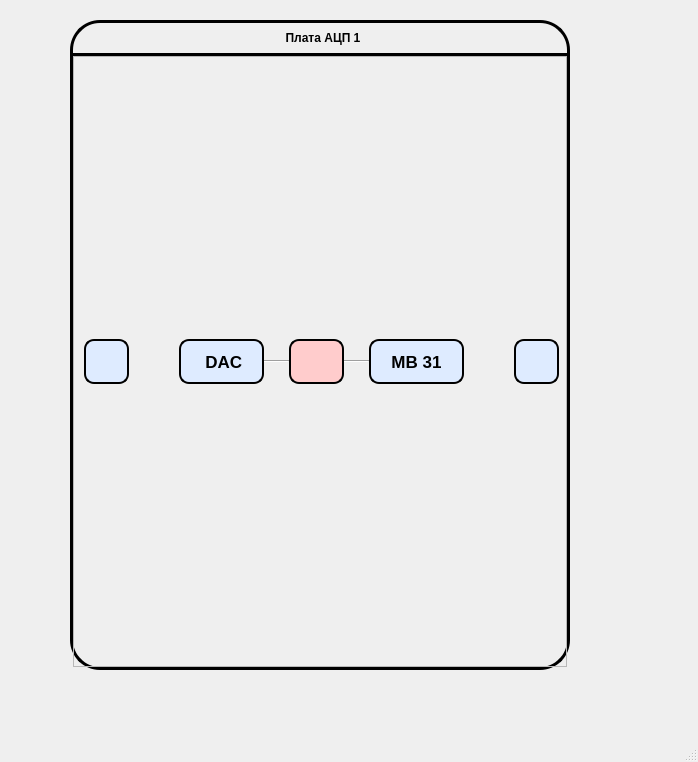
<?xml version="1.0" encoding="UTF-8"?>
<ui version="4.0">
 <class>MainWindow</class>
 <widget class="QMainWindow" name="MainWindow">
  <property name="geometry">
   <rect>
    <x>0</x>
    <y>0</y>
    <width>698</width>
    <height>762</height>
   </rect>
  </property>
  <property name="windowTitle">
   <string>MainWindow</string>
  </property>
  <widget class="QWidget" name="centralwidget">
   <widget class="QFrame" name="frame">
    <property name="geometry">
     <rect>
      <x>70</x>
      <y>20</y>
      <width>500</width>
      <height>650</height>
     </rect>
    </property>
    <property name="minimumSize">
     <size>
      <width>500</width>
      <height>650</height>
     </size>
    </property>
    <property name="maximumSize">
     <size>
      <width>500</width>
      <height>650</height>
     </size>
    </property>
    <property name="styleSheet">
     <string notr="true">#frame{
	border: 3px solid black;
	border-radius: 30px;
}</string>
    </property>
    <property name="frameShape">
     <enum>QFrame::StyledPanel</enum>
    </property>
    <property name="frameShadow">
     <enum>QFrame::Raised</enum>
    </property>
    <layout class="QVBoxLayout" name="verticalLayout_3">
     <property name="spacing">
      <number>0</number>
     </property>
     <property name="leftMargin">
      <number>0</number>
     </property>
     <property name="topMargin">
      <number>0</number>
     </property>
     <property name="rightMargin">
      <number>0</number>
     </property>
     <property name="bottomMargin">
      <number>0</number>
     </property>
     <item>
      <widget class="QFrame" name="frame_3">
       <property name="minimumSize">
        <size>
         <width>500</width>
         <height>0</height>
        </size>
       </property>
       <property name="maximumSize">
        <size>
         <width>500</width>
         <height>30</height>
        </size>
       </property>
       <property name="frameShape">
        <enum>QFrame::NoFrame</enum>
       </property>
       <property name="frameShadow">
        <enum>QFrame::Raised</enum>
       </property>
       <layout class="QVBoxLayout" name="verticalLayout">
        <property name="spacing">
         <number>0</number>
        </property>
        <property name="leftMargin">
         <number>0</number>
        </property>
        <property name="topMargin">
         <number>0</number>
        </property>
        <property name="rightMargin">
         <number>0</number>
        </property>
        <property name="bottomMargin">
         <number>0</number>
        </property>
        <item>
         <widget class="QLabel" name="label">
          <property name="sizePolicy">
           <sizepolicy hsizetype="Minimum" vsizetype="Minimum">
            <horstretch>0</horstretch>
            <verstretch>0</verstretch>
           </sizepolicy>
          </property>
          <property name="font">
           <font>
            <weight>75</weight>
            <bold>true</bold>
           </font>
          </property>
          <property name="text">
           <string>Плата АЦП 1</string>
          </property>
          <property name="alignment">
           <set>Qt::AlignCenter</set>
          </property>
         </widget>
        </item>
       </layout>
      </widget>
     </item>
     <item>
      <widget class="QFrame" name="frame_2">
       <property name="sizePolicy">
        <sizepolicy hsizetype="Preferred" vsizetype="Fixed">
         <horstretch>0</horstretch>
         <verstretch>0</verstretch>
        </sizepolicy>
       </property>
       <property name="minimumSize">
        <size>
         <width>500</width>
         <height>0</height>
        </size>
       </property>
       <property name="maximumSize">
        <size>
         <width>500</width>
         <height>16777215</height>
        </size>
       </property>
       <property name="autoFillBackground">
        <bool>false</bool>
       </property>
       <property name="styleSheet">
        <string notr="true">#frame_2{
	background-color: #000;
}</string>
       </property>
       <property name="frameShape">
        <enum>QFrame::HLine</enum>
       </property>
       <property name="frameShadow">
        <enum>QFrame::Raised</enum>
       </property>
       <property name="lineWidth">
        <number>3</number>
       </property>
      </widget>
     </item>
     <item>
      <widget class="QFrame" name="frame_5">
       <property name="frameShape">
        <enum>QFrame::StyledPanel</enum>
       </property>
       <property name="frameShadow">
        <enum>QFrame::Raised</enum>
       </property>
       <layout class="QVBoxLayout" name="verticalLayout_2">
        <property name="spacing">
         <number>0</number>
        </property>
        <property name="leftMargin">
         <number>0</number>
        </property>
        <property name="topMargin">
         <number>0</number>
        </property>
        <property name="rightMargin">
         <number>0</number>
        </property>
        <property name="bottomMargin">
         <number>0</number>
        </property>
        <item>
         <widget class="QFrame" name="frame_4">
          <property name="minimumSize">
           <size>
            <width>500</width>
            <height>55</height>
           </size>
          </property>
          <property name="maximumSize">
           <size>
            <width>16777215</width>
            <height>55</height>
           </size>
          </property>
          <property name="frameShape">
           <enum>QFrame::NoFrame</enum>
          </property>
          <property name="frameShadow">
           <enum>QFrame::Raised</enum>
          </property>
          <layout class="QHBoxLayout" name="horizontalLayout_16">
           <property name="spacing">
            <number>50</number>
           </property>
           <property name="leftMargin">
            <number>10</number>
           </property>
           <property name="topMargin">
            <number>0</number>
           </property>
           <property name="rightMargin">
            <number>15</number>
           </property>
           <property name="bottomMargin">
            <number>0</number>
           </property>
           <item>
            <widget class="QPushButton" name="pushButton">
             <property name="minimumSize">
              <size>
               <width>45</width>
               <height>45</height>
              </size>
             </property>
             <property name="maximumSize">
              <size>
               <width>45</width>
               <height>45</height>
              </size>
             </property>
             <property name="cursor">
              <cursorShape>PointingHandCursor</cursorShape>
             </property>
             <property name="styleSheet">
              <string notr="true">#pushButton{
	border: 1.5px solid black;
	border-radius: 10px;
	background-color: rgb(222, 235, 255);
}

#pushButton:hover{
	border: 3px solid black;
}</string>
             </property>
             <property name="text">
              <string/>
             </property>
             <property name="icon">
              <iconset>
               <normaloff>icons/gear.png</normaloff>icons/gear.png</iconset>
             </property>
             <property name="iconSize">
              <size>
               <width>27</width>
               <height>27</height>
              </size>
             </property>
            </widget>
           </item>
           <item>
            <widget class="QFrame" name="frame_6">
             <property name="frameShape">
              <enum>QFrame::NoFrame</enum>
             </property>
             <property name="frameShadow">
              <enum>QFrame::Raised</enum>
             </property>
             <layout class="QHBoxLayout" name="horizontalLayout">
              <property name="spacing">
               <number>0</number>
              </property>
              <property name="leftMargin">
               <number>0</number>
              </property>
              <property name="topMargin">
               <number>0</number>
              </property>
              <property name="rightMargin">
               <number>0</number>
              </property>
              <property name="bottomMargin">
               <number>0</number>
              </property>
              <item>
               <widget class="QPushButton" name="pushButton_2">
                <property name="minimumSize">
                 <size>
                  <width>85</width>
                  <height>45</height>
                 </size>
                </property>
                <property name="maximumSize">
                 <size>
                  <width>85</width>
                  <height>45</height>
                 </size>
                </property>
                <property name="font">
                 <font>
                  <pointsize>13</pointsize>
                  <weight>75</weight>
                  <bold>true</bold>
                 </font>
                </property>
                <property name="cursor">
                 <cursorShape>PointingHandCursor</cursorShape>
                </property>
                <property name="styleSheet">
                 <string notr="true">#pushButton_2{
	border: 1.5px solid black;
	border-radius: 10px;
	background-color: rgb(222, 235, 255);
	qproperty-icon: url(/home/user/Документы/testForKirill/icons/red_circle.svg);
	qproperty-iconSize: 20px 20px;
}

#pushButton_2:hover{
	border: 3px solid black;
}</string>
                </property>
                <property name="text">
                 <string> DAC</string>
                </property>
                <property name="iconSize">
                 <size>
                  <width>20</width>
                  <height>20</height>
                 </size>
                </property>
                <property name="checkable">
                 <bool>true</bool>
                </property>
               </widget>
              </item>
              <item>
               <widget class="Line" name="line">
                <property name="autoFillBackground">
                 <bool>true</bool>
                </property>
                <property name="styleSheet">
                 <string notr="true"/>
                </property>
                <property name="orientation">
                 <enum>Qt::Horizontal</enum>
                </property>
               </widget>
              </item>
              <item>
               <widget class="QPushButton" name="pushButton_3">
                <property name="minimumSize">
                 <size>
                  <width>55</width>
                  <height>45</height>
                 </size>
                </property>
                <property name="maximumSize">
                 <size>
                  <width>55</width>
                  <height>45</height>
                 </size>
                </property>
                <property name="font">
                 <font>
                  <pointsize>13</pointsize>
                  <weight>75</weight>
                  <bold>true</bold>
                 </font>
                </property>
                <property name="cursor">
                 <cursorShape>PointingHandCursor</cursorShape>
                </property>
                <property name="layoutDirection">
                 <enum>Qt::LeftToRight</enum>
                </property>
                <property name="styleSheet">
                 <string notr="true">#pushButton_3{
	border: 1.5px solid black;
	border-radius: 10px;
	background-color: rgb(255, 204, 204);
}

#pushButton_3:hover{
	border: 3px solid black;
}</string>
                </property>
                <property name="text">
                 <string/>
                </property>
                <property name="iconSize">
                 <size>
                  <width>20</width>
                  <height>20</height>
                 </size>
                </property>
                <property name="checkable">
                 <bool>true</bool>
                </property>
               </widget>
              </item>
              <item>
               <widget class="Line" name="line_2">
                <property name="styleSheet">
                 <string notr="true"/>
                </property>
                <property name="orientation">
                 <enum>Qt::Horizontal</enum>
                </property>
               </widget>
              </item>
              <item>
               <widget class="QPushButton" name="pushButton_5">
                <property name="minimumSize">
                 <size>
                  <width>95</width>
                  <height>45</height>
                 </size>
                </property>
                <property name="maximumSize">
                 <size>
                  <width>95</width>
                  <height>45</height>
                 </size>
                </property>
                <property name="font">
                 <font>
                  <pointsize>13</pointsize>
                  <weight>75</weight>
                  <bold>true</bold>
                 </font>
                </property>
                <property name="cursor">
                 <cursorShape>PointingHandCursor</cursorShape>
                </property>
                <property name="layoutDirection">
                 <enum>Qt::RightToLeft</enum>
                </property>
                <property name="styleSheet">
                 <string notr="true">#pushButton_5{
	border: 1.5px solid black;
	border-radius: 10px;
	background-color: rgb(222, 235, 255);
	qproperty-icon: url(/home/user/Документы/testForKirill/icons/red_circle.svg);
	qproperty-iconSize: 20px 20px;
	background-position: right;
}

#pushButton_5:hover{
	border: 3px solid black;
}</string>
                </property>
                <property name="text">
                 <string>МВ 31</string>
                </property>
                <property name="iconSize">
                 <size>
                  <width>20</width>
                  <height>20</height>
                 </size>
                </property>
                <property name="checkable">
                 <bool>true</bool>
                </property>
               </widget>
              </item>
             </layout>
            </widget>
           </item>
           <item>
            <widget class="QPushButton" name="pushButton_4">
             <property name="minimumSize">
              <size>
               <width>45</width>
               <height>45</height>
              </size>
             </property>
             <property name="maximumSize">
              <size>
               <width>45</width>
               <height>45</height>
              </size>
             </property>
             <property name="cursor">
              <cursorShape>PointingHandCursor</cursorShape>
             </property>
             <property name="styleSheet">
              <string notr="true">#pushButton_4{
	border: 1.5px solid black;
	border-radius: 10px;
	background-color: rgb(222, 235, 255);
}
#pushButton_4:hover{
	border: 3px solid black;
}</string>
             </property>
             <property name="text">
              <string/>
             </property>
             <property name="icon">
              <iconset>
               <normaloff>icons/gear.png</normaloff>icons/gear.png</iconset>
             </property>
             <property name="iconSize">
              <size>
               <width>27</width>
               <height>27</height>
              </size>
             </property>
            </widget>
           </item>
          </layout>
         </widget>
        </item>
       </layout>
      </widget>
     </item>
    </layout>
   </widget>
  </widget>
  <widget class="QMenuBar" name="menubar">
   <property name="geometry">
    <rect>
     <x>0</x>
     <y>0</y>
     <width>698</width>
     <height>22</height>
    </rect>
   </property>
  </widget>
  <widget class="QStatusBar" name="statusbar"/>
 </widget>
 <resources/>
 <connections/>
</ui>
